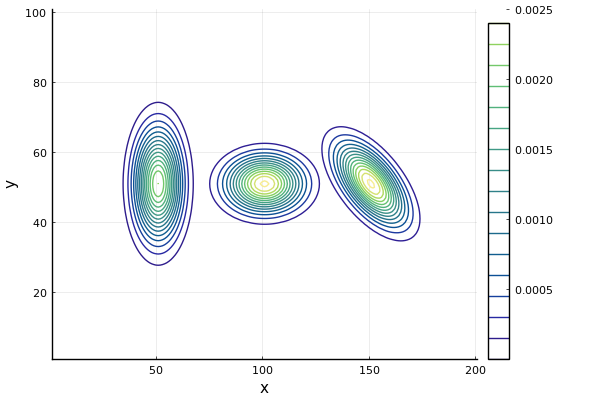

This chart was generated by the following Julia code:
# calculate probability by 
# gaussian distribution pdf
# plot as 2d-contour
# 3 different contours

module MultiGaussDist
    using Plots, Base.Iterators, LinearAlgebra
    pyplot()
    
    function pdf(x, mu, cov_mat)
        # determinant
        det_mat = det(cov_mat)

        diff_x = x - mu
        return exp(-((diff_x'/cov_mat)*diff_x)/2)/(2*pi*sqrt(det_mat))
    end

    function main(is_test=false)
        # x-y grid
        vx = 0:200
        vy = 0:100

        # mu, covariance matrix
        # contour a
        mu_a = [50; 50]
        cov_a = [50 0; 0 100]
        # contour b
        mu_b = [100; 50]
        cov_b = [125 0; 0 25]
        # contour c
        mu_c = [150; 50]
        cov_c = [100 -25*sqrt(3); -25*sqrt(3) 50]

        # probability density
        # contour a
        z_a = [pdf([x; y], mu_a, cov_a) for x in vx, y in vy]
        # contour b
        z_b = [pdf([x; y], mu_b, cov_b) for x in vx, y in vy]
        # contour c
        z_c = [pdf([x; y], mu_c, cov_c) for x in vx, y in vy]

        # plot contours
        contour(z_a', label="PDF a", c=:haline, xlabel="x", ylabel="y")
        contour!(z_b', label="PDF b", c=:haline)
        contour!(z_c', label="PDF c", c=:haline)
        
        if is_test == false
            save_path = joinpath(split(@__FILE__, "src")[1], "src/prob_stats/multi_dim_gauss_dist/multiple_gauss_dist/multiple_gauss_dist.png")
            savefig(save_path)
        end
    end
end